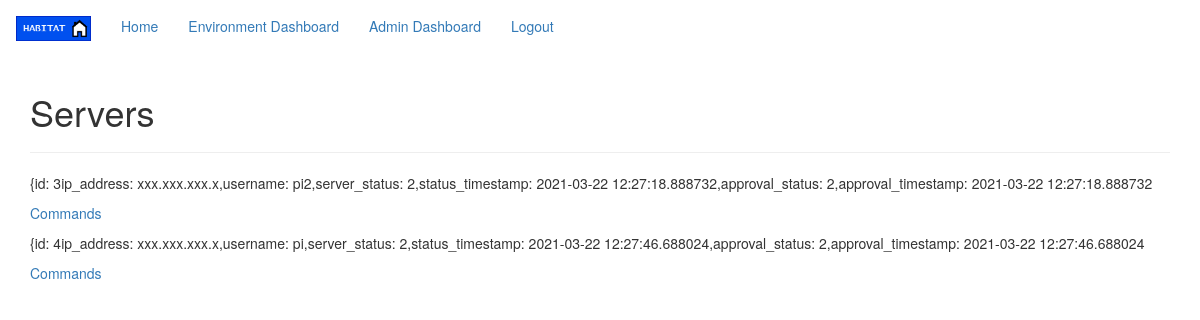
/servers/4 (signed in), run on an earlier commit of the app's database.
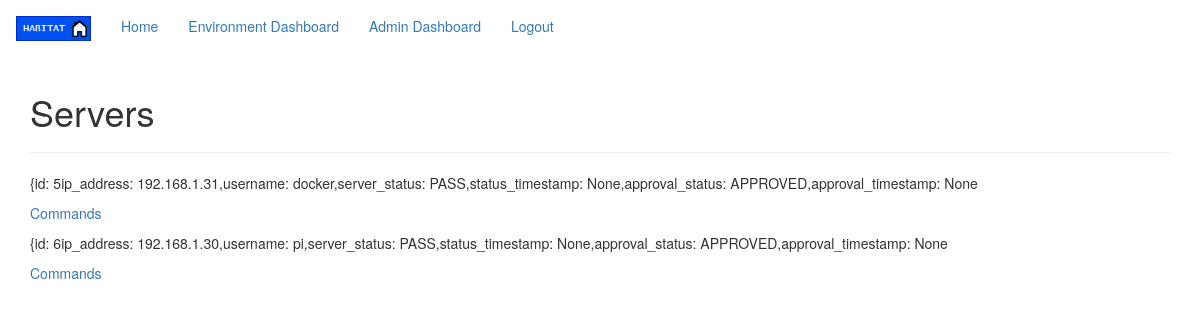
And on a later commit of the database.
### app/models/Server.py (models this page shows)
class Server(db.Model):
    id = db.Column(db.Integer, primary_key=True)
    ip_address = db.Column(db.String(20), index=True)
    username = db.Column(db.String(64))
    server_status = db.Column(db.Integer, index=True)
    status_timestamp = (db.Column(db.DateTime, index=True, default=datetime.utcnow))
    approval_status = (db.Column(db.Integer, index=True))
    approval_timestamp = (db.Column(db.DateTime, index=True, default=datetime.utcnow))
    env_id_fk = db.Column(db.Integer, db.ForeignKey('environment.id'))
    servers = db.relationship('Command', backref='command_in_server', lazy='dynamic')
    def __repr__(self):
        server = '{id: ' + str(self.id) + 'ip_address: ' + self.ip_address + ',' + 'username: ' + self.username + ',' + 'server_status: ' \
                      + str(self.server_status) + ',' + 'status_timestamp: ' + str(self.status_timestamp) + ',' + \
                      'approval_status: ' + str(self.approval_status) + ',' + 'approval_timestamp: ' + str(self.approval_timestamp)
        return server

### app/routes.py (the view)
@app.route('/servers/<env_id>')
@login_required
def servers(env_id):
    print(env_id)
    servers = Server.query.filter_by(env_id_fk=env_id).all()
    return render_template('servers.html', servers=servers)

### app/models/User.py (called while the page is built)
    @login.user_loader
    def load_user(id):
        return User.query.get(int(id))

### app/templates/servers.html
{% extends "navigation.html" %}
{% block app_content %}
    <h1>Servers</h1>
    <hr>
    {% for server in servers %}
            <p> {{ server }}</b></p>
            <p><a href="{{ url_for('commands', server_id= server.id ) }}">Commands</a></p>
    {% endfor %}
{% endblock %}

What changed in the data, as far as the page shows it:
removed Server: id+ip_address+username "{id: 3ip_address: xxx.xxx.xxx.x,username: pi2,server_status: 2,status_timestamp: 2021-03-22 12:27:18.888732,approval_status: 2,approval_timestamp: 2021-03-22 12:27:18.888732"
removed Server: id+ip_address+username "{id: 4ip_address: xxx.xxx.xxx.x,username: pi,server_status: 2,status_timestamp: 2021-03-22 12:27:46.688024,approval_status: 2,approval_timestamp: 2021-03-22 12:27:46.688024"
added Server: id+ip_address+username "{id: 5ip_address: 192.168.1.31,username: docker,server_status: PASS,status_timestamp: None,approval_status: APPROVED,approval_timestamp: None"
added Server: id+ip_address+username "{id: 6ip_address: 192.168.1.30,username: pi,server_status: PASS,status_timestamp: None,approval_status: APPROVED,approval_timestamp: None"
